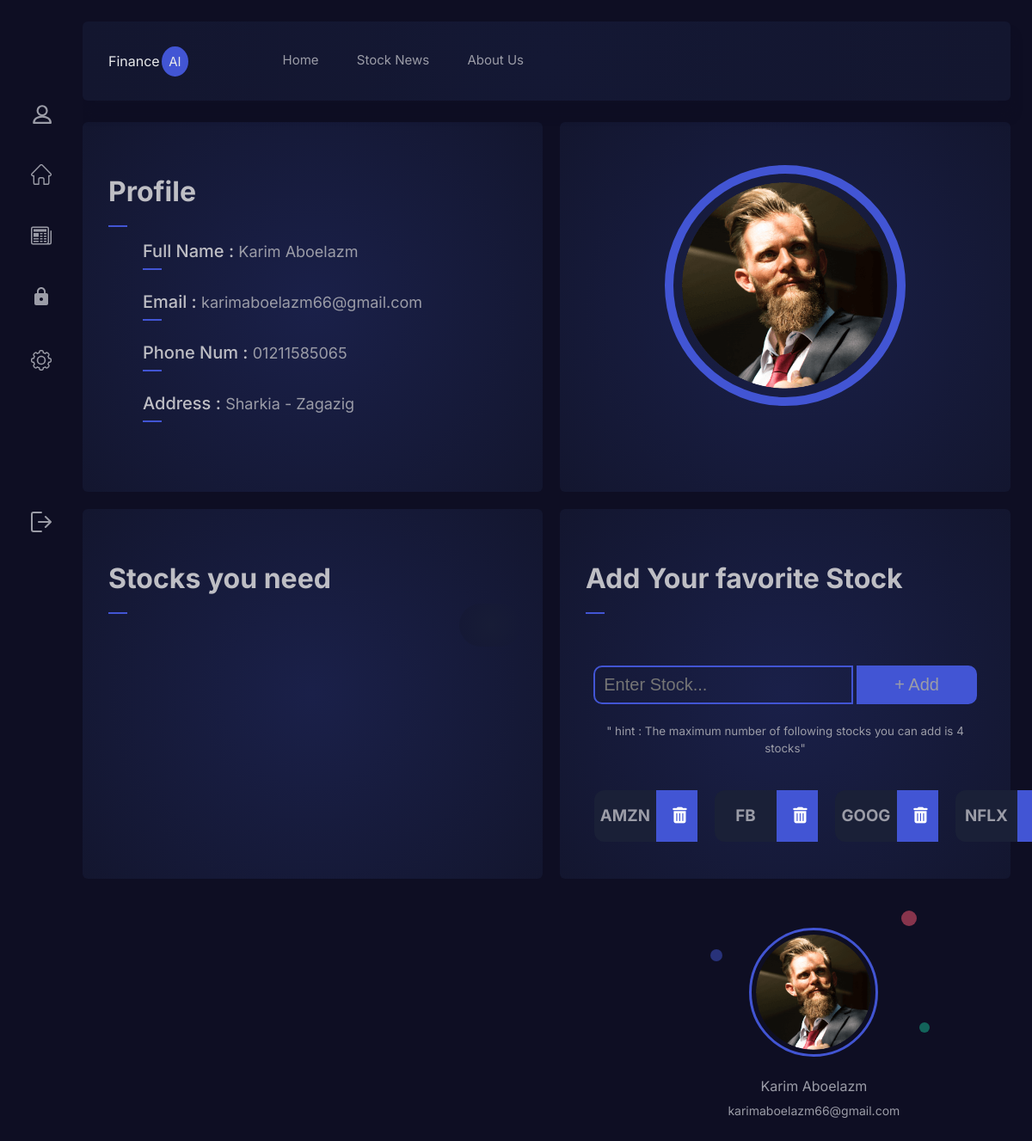
The app's page /accounts/profile (signed in) with its own data.
### accounts/models.py (models this page shows, shortened)
class Profile(models.Model):
    user = models.OneToOneField(User,on_delete=models.CASCADE)
    city = models.ForeignKey('City',related_name='user_city',on_delete=models.CASCADE,blank=True,null=True)
    state = models.CharField(max_length=100)
    zip = models.PositiveIntegerField(default=0)
    phone_number = models.CharField(max_length=14)
    image = models.ImageField(upload_to='profile/')

class City(models.Model):
    name = models.CharField(max_length=30)
    def __str__(self):
        return self.name

class UserFollowedStocks(models.Model):
    user_followed_stocks = models.CharField(max_length=30,unique=True)
    def __str__(self):
        return str(self.user_followed_stocks)

### accounts/views.py (the view)
# urls.py: path('profile', views.profile,name="profile"),
@login_required
def profile(request):
    profile = Profile.objects.get(user = request.user)
    if request.method=='POST':
        form = FollowedStockForm(request.POST or None)
        if form.is_valid():
            form.save()
        return redirect('accounts:profile')
    else:
        follow_stock = UserFollowedStocks.objects.all()
        return  render(request, 'profile.html', {'profile':profile,
                                                 'follow_stock':follow_stock})

### accounts/templates/profile.html (shortened to what this page needs)
{% extends "base.html" %}
    {% load static %}
    {% block body %}
        {% include "content/pro_continent.html" %}
    {% endblock body %}

### templates/base.html (shortened to what this page needs)
<!DOCTYPE html>
{% load static %}
{% load active_link_tags %}
<html lang="en">
{% include "head.html" %}
<body class="sidebar-is-reduced">
    <div class="wrapper">
        {% include "sidebar.html" %}
        <div class="main-container">
            {% include "headerbar.html" %}
         {% block body %}
         {% endblock body %}
        </div>
  </body>
</html>

### templates/head.html (shortened to what this page needs)
{% load static %}
<head>
    <link rel="stylesheet" href="{% static 'css/base_1.css' %}">
    <link rel="stylesheet" href="https://cdnjs.cloudflare.com/ajax/libs/font-awesome/4.7.0/css/font-awesome.min.css">
    <link rel="stylesheet" href="https://cdn.datatables.net/1.10.24/css/jquery.dataTables.min.css">
</head>

### templates/sidebar.html (shortened to what this page needs)
{% load active_link_tags %}
<div class="left-side">
    <a href="{% url 'accounts:profile' %}" class=" {% active_link 'home:home_page' %}">
        <svg width="30" height="30" viewBox="0 0 22 22" stroke="currentColor" stroke-width="2" stroke-linecap="round" stroke-linejoin="round" fill="none">
        <circle cx="12" cy="8" r="5" />
        <path d="M3,21 h18 C 21,12 3,12 3,21"/>
        </svg>
    </a>
    <a href="{% url 'home:home_page' %}" class="{% active_link 'home:home_page' %}">
    </a>
    <a href="{% url 'news:stock_news' %}" class="{% active_link 'news:stock_news' %}">
    </a>
    <a href="{% url 'change_password' %}">
        <svg fill="currentColor" width="30" height="30" >
            <path d="M18 8h-1V6c0-2.76-2.24-5-5-5S7 3.24 7 6v2H6c-1.1 0-2 .9-2 2v10c0 1.1.9 2 2 2h12c1.1 0 2-.9 2-2V10c0-1.1-.9-2-2-2zm-6 9c-1.1 0-2-.9-2-2s.9-2 2-2 2 .9 2 2-.9 2-2 2zm3.1-9H8.9V6c0-1.71 1.39-3.1 3.1-3.1 1.71 0 3.1 1.39 3.1 3.1v2z"/>
        </svg>
    </a>
    <a href="{% url 'accounts:edit_profile' %}" class="{% active_link 'accounts:edit_profile' %}">
    </a>
    <a href="{% url 'accounts:logout' %}" class="logout_icon" style="margin-top: 120px;">
    </a>
</div>

### templates/headerbar.html (shortened to what this page needs)
{% load active_link_tags %}
<div class="header">
    <div class="logo">Finance
    <span class=logo-det>AI</span>
    </div>
        <ul style="text-align: center;">
            <li class=""> <a class="header-link {% active_link 'home:home_page' %} " href="{% url 'home:home_page' %}">Home</a>   </li>
            <li><a class="header-link {% active_link 'news:stock_news' %}" href="{% url 'news:stock_news' %}">Stock News</a></li>
            <li><a class="header-link {% active_link 'about-us:about' %}" href="{% url 'about-us:about' %}">About Us</a></li>
        </ul>
 </div>

### accounts/templates/content/pro_continent.html (shortened to what this page needs)
{% load static %}
<div class="user-box first-box">
    <div class="activity card"  style="--delay: .2s; height:auto;">
        <div class="profile_header activity-link active">
            <h1>Profile</h1>
        </div>
        <ul class="profile_ul">
            <li><div><span class="tag active activity-link active">Full Name : </span><span class="span_dec">{{profile.user.first_name}} {{profile.user.last_name}}</span></div></li>
            <li><div><span class="tag activity-link active">Email : </span><span class="span_dec">{{profile.user.email}}</span></div></li>
            {% if profile.phone_number %}
            <li><div><span class="tag activity-link active">Phone Num : </span><span class="span_dec">{{profile.phone_number}}</span></div></li>
            {% else %}
            <li><div><span class="tag activity-link active">Phone Num : </span><span>........</span></div></li>
            {% endif %}
            {% if profile.state and profile.city %}
            <li><div><span class="tag activity-link active">Address   : </span><span class="span_dec">{{profile.state|capfirst}} - {{profile.city}}</span></div></li>
            {% else %}
            <li><div><span class="tag activity-link active">Address   : </span><span>........</span></div></li>
            {% endif %}
        </ul>
    </div>
    <div class="discount card user_img_container user_pic" style="--delay: .4s">
        {% if profile.image %}
        <div class="user_img">
            <img src="{{profile.image.url}}" alt="This is The User Image .. " style="width: 280px;height: 280px;">
        </div>
        {% else %}
        <div class="user_img">
            <img src="{% static 'img/user.png' %}" alt="This is The User Image .. " style="width: 280px;height: 280px;">
        </div>
        {% endif %}
    </div>
</div>
<div class="user-box first-box " style="margin-bottom: 40px;" >
    <div class="activity card section_user"  style="--delay: .6s; max-height: 700px;">
        <div class="profile_header activity-link active" style="margin-bottom: 30px;">
            <h1>Stocks you need</h1>
        </div>
        <div class="block"></div>
    </div>
    <div class="discount card user_img_container" style="--delay: .8s">
        <div class="add_favor_stock" style="margin-bottom: 50px;">
            <div class="profile_header activity-link active" style="float: left;margin-bottom: 50px;" >
                <h1>
                    Add Your favorite Stock
                </h1>
            </div>
            <form action="{% url 'accounts:profile' %}" method="POST">
                <input type="text" name="user_followed_stocks" id="stock" placeholder="Enter Stock...">
                <button href="#" type="submit">
                    <span class="plus">+</span> Add
                </button>
            </form>
            <br>
            <small>
                " hint : The maximum number of following stocks you can add is 4 stocks"
            </small>
            <div class="container_followed" style="margin-top:30px;">
                {% for item in follow_stock %}
                <div class="item_stock_followed" style="margin: 0 auto">
                    <h3>{{item}}
                        <div class="del_icon">
                            <a href=" {% url 'accounts:delete' item.id %}">
                                <i style="color:currentColor;" class="fas fa-trash-alt"></i>
                              </a>
                        </div>
                    </h3>
                </div>
                {% endfor %}
             </div>
        </div>
        <div class="account-wrapper" style="--delay: .8s; float:left; margin:0 auto; margin-bottom:30px; margin-top:40px;">
            <div class="account-profile" style="margin-bottom: 40px;">
            {% if profile.image %}
            <img src="{{profile.image.url}}" alt="" style="width: 150px;height: 150px;">
            {% else %}
            <img src="{% static 'img/user.png' %}" alt="" style="width: 150px;height: 150px;">
            {% endif %}
            <div class="blob-wrap">
            <div class="blob"></div>
            <div class="blob"></div>
            <div class="blob"></div>
            </div>
            <div class="account-name">{{profile.user.first_name}} {{profile.user.last_name}}</div>
            <div class="account-title">{{profile.user.email}}</div>
            </div>
        </div>
    </div>
</div>

### records on screen
Profile: user.first_name "Karim", user.last_name "Aboelazm", user.email "karimaboelazm66@gmail.com", phone_number "01211585065", state "Sharkia", city "Zagazig", image (picture)
UserFollowedStocks: user_followed_stocks "AMZN"
UserFollowedStocks: user_followed_stocks "FB"
UserFollowedStocks: user_followed_stocks "GOOG"
UserFollowedStocks: user_followed_stocks "NFLX"
